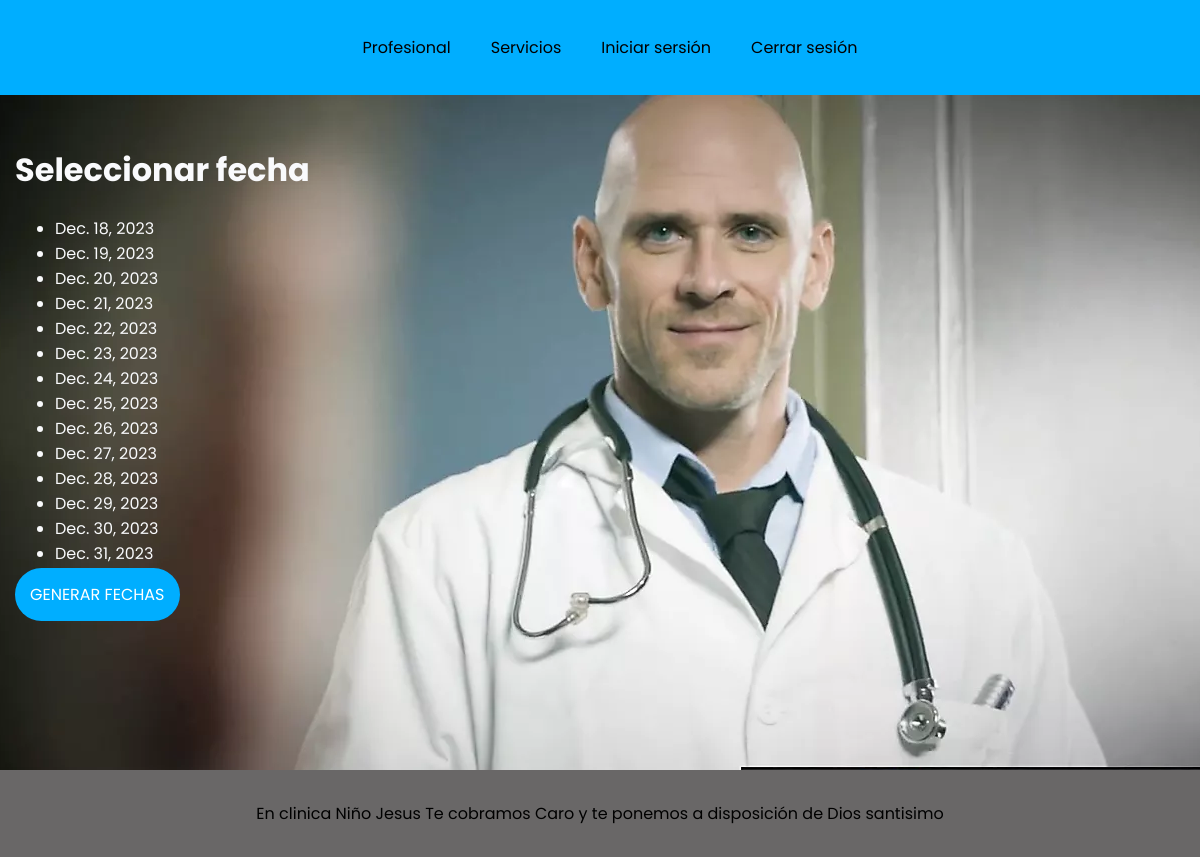
The page /turno/seleccionar_fecha/1/1/ on the database its author committed.
### apps/turno/models.py (models this page shows, shortened)
class Fecha(models.Model):
    fecha = models.DateField()
    servicio = models.ForeignKey(Servicio, on_delete=models.CASCADE)

### apps/turno/views.py (the view)
# urls.py: path('seleccionar_fecha/<int:servicio_id>/<int:profesionalservicio_id>/', SeleccionarFechaView.as_view(), name='seleccionar_fecha'),
class SeleccionarFechaView(View):
    def get(self, request, servicio_id, profesionalservicio_id):
        profesionalservicio = ProfesionalServicio.objects.get(id=profesionalservicio_id)
        today = date.today()
        fechas = Fecha.objects.filter(servicio_id=servicio_id, fecha__gte=today)
        return render(request, 'seleccionar_fecha.html', {'fechas': fechas, 'servicio_id': servicio_id, 'profesionalservicio': profesionalservicio})

### apps/turno/templates/seleccionar_fecha.html (shortened to what this page needs)
{% extends 'base.html' %}
{% block content %}
  <h1>Seleccionar fecha</h1>
  <ul>
    {% for fecha in fechas %}
    <li><a href="{% url 'turno:seleccionar_horario' fecha_id=fecha.id profesionalservicio_id=profesionalservicio.id %}">{{ fecha.fecha }}</a></li>
    {% endfor %}
  </ul>
  {% if not fechas_generadas %}
    <a class="borrar" href="{% url 'turno:generar_fechas' %}">Generar Fechas</a>
  {% endif %}
{% endblock %}

### apps/template/base.html (shortened to what this page needs)
{% load static %}
<!DOCTYPE html>
<html lang="es">
<head>
    <link rel="stylesheet" type="text/css" href='{% static "css/style_base.css"%}'>
</head>
<header>
    <nav class="nav">
        <ul id= 'navegador'>
            <li class="lista-nav"><a href="{% url 'profesional:lista_profesionales' %}" >Profesional</a></li>
            <li class="lista-nav"><a href="{% url 'servicio:lista_servicios' %}">Servicios</a></li>
            <li class="lista-nav nav-inicio"><a href="{% url 'accounts:login' %}">Iniciar sersión</a></li>
            <li class="lista-nav nav-cerrar"><a href="{% url 'accounts:logout' %}">Cerrar sesión</a></li>
        </ul>
    </nav>
</header>
<body id="body">
    <div class="div_block">
        {% block content %}{% endblock %}
    </div>
    <footer id="footer">
        <div class="footer-item">
            <p>En clinica Niño Jesus Te cobramos Caro y te ponemos a disposición de Dios santisimo</p>
        </div>
    </footer>
</body>
</html>

### apps/static/css/style_base.css (style rules this page uses)
html { font-family: 'Alfa Slab One', cursive; font-family: 'Poppins', sans-serif; background-color: #F9Fafc; height: 100%; }
body { display: flex; flex-direction: column; justify-content: space-between; align-items: center; min-height: 100%; margin: 0; }
a { text-decoration: none; color: inherit; }
.div_block { text-align: start; background-image: url("img/preview.jpg"); width: 1200px; height: 645px; color: #F9Fafc; padding-left: 30px; padding-top: 30px; }
header { background-color: rgb(0, 174, 255); width: 100%; padding: 15px; }
#navegador { display: flex; justify-content: center; align-items: center; list-style: none; padding: 10px; margin: 0; height: 100%; width: 100%; }
#navegador li { padding: 10px; }
.lista-nav { margin: 0 10px; }
#footer { text-align: center; padding: 15px; background-color: #696767; width: 100%; }
.borrar { margin-top: 15px; margin-bottom: 15px; padding: 15px; width: 120px; color: white; background-color: rgb(0, 174, 255); border: none; text-transform: uppercase; cursor: pointer; border-radius: 40px; }

### rows shown on the page
Fecha: fecha "Dec. 18, 2023"
Fecha: fecha "Dec. 19, 2023"
Fecha: fecha "Dec. 20, 2023"
Fecha: fecha "Dec. 21, 2023"
Fecha: fecha "Dec. 22, 2023"
Fecha: fecha "Dec. 23, 2023"
Fecha: fecha "Dec. 24, 2023"
Fecha: fecha "Dec. 25, 2023"
Fecha: fecha "Dec. 26, 2023"
Fecha: fecha "Dec. 27, 2023"
Fecha: fecha "Dec. 28, 2023"
Fecha: fecha "Dec. 29, 2023"
Fecha: fecha "Dec. 30, 2023"
Fecha: fecha "Dec. 31, 2023"
